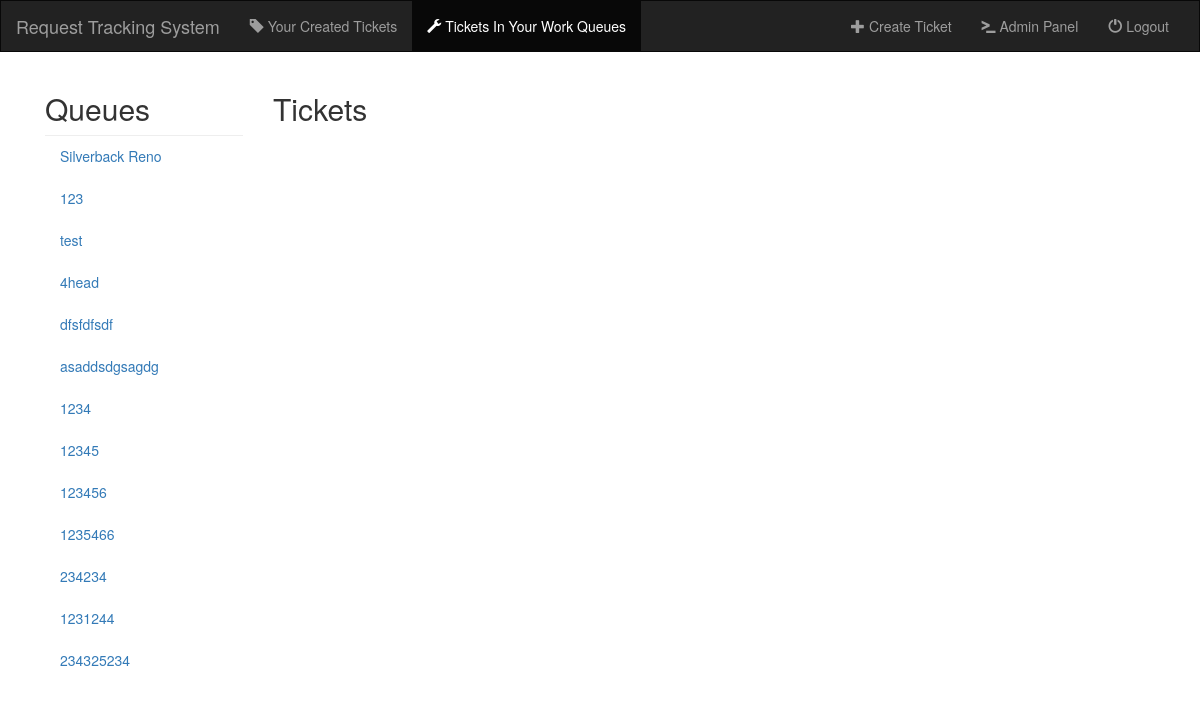
Screenshot of /work/ (signed in) with the database file from the repository.
### requests/models.py (models this page shows, shortened)
class Queue(models.Model):
    name = models.CharField(max_length=50)
    workers = models.ManyToManyField(User, related_name='work_queues', blank=True)
    creators = models.ManyToManyField(User, related_name='create_queues', blank=True)
    everybody = models.BooleanField(default=False)
    def get_open_tickets(self):
        tickets = self.ticket_set.all().exclude(status='C')
        return tickets

### requests/views.py (the view)
# urls.py: url(r'^work/$', views.WorkView.as_view(), name='work'),
class WorkView(generic.ListView):
    template_name = 'requests/work.html'
    context_object_name = 'queues'
    def get_queryset(self):
        user = User.objects.get(pk=self.request.user.id)
        users_queues = user.work_queues.all()
        if user.is_staff: users_queues = Queue.objects.all()
        return users_queues

### requests/models.py (called while the page is built)
    def get_lbtype(self):
        if self.status == 'N':
            return 'success'
        else:
            if self.status == 'O':
                return 'info'
            else:
                if self.status == 'A':
                    return 'primary'
                else:
                    if self.status == 'C':
                        return 'default'

### requests/templates/requests/work.html (shortened to what this page needs)
{% extends 'requests/base.html' %}
{% block work %}active{% endblock %}
{% block body %}
    <div class="container-fluid">
        <div class="container" style="width: 20%; float: left; overflow: hidden;">
            <h2>Queues</h2>
            <hr>
            <ul class="nav nav-pills nav-stacked" style="max-height: 70vh;  overflow: auto;">
                {% for  queue in queues %}
                    <li><a data-toggle="pill" href="#{{ forloop.counter0 }}">{{ queue.name }}</a></li>
                {% endfor %}
            </ul>
        </div>
        <div class="container" style="width: 80%; float: right;">
            <h2>Tickets</h2>
        </div>
    </div>
{% endblock %}

### requests/static/requests/style.css (style rules this page uses)
hr { padding: 0; margin: 0; }
.container { max-height: 80vh; overflow: auto; }
.container-fluid { max-height: 80vh; overflow: auto; }

### rows the page displays
Queue: name "Silverback Reno"
Queue: name "123"
Queue: name "test"
Queue: name "4head"
Queue: name "dfsfdfsdf"
Queue: name "asaddsdgsagdg"
Queue: name "1234"
Queue: name "12345"
Queue: name "123456"
Queue: name "1235466"
Queue: name "234234"
Queue: name "1231244"
Queue: name "234325234"
